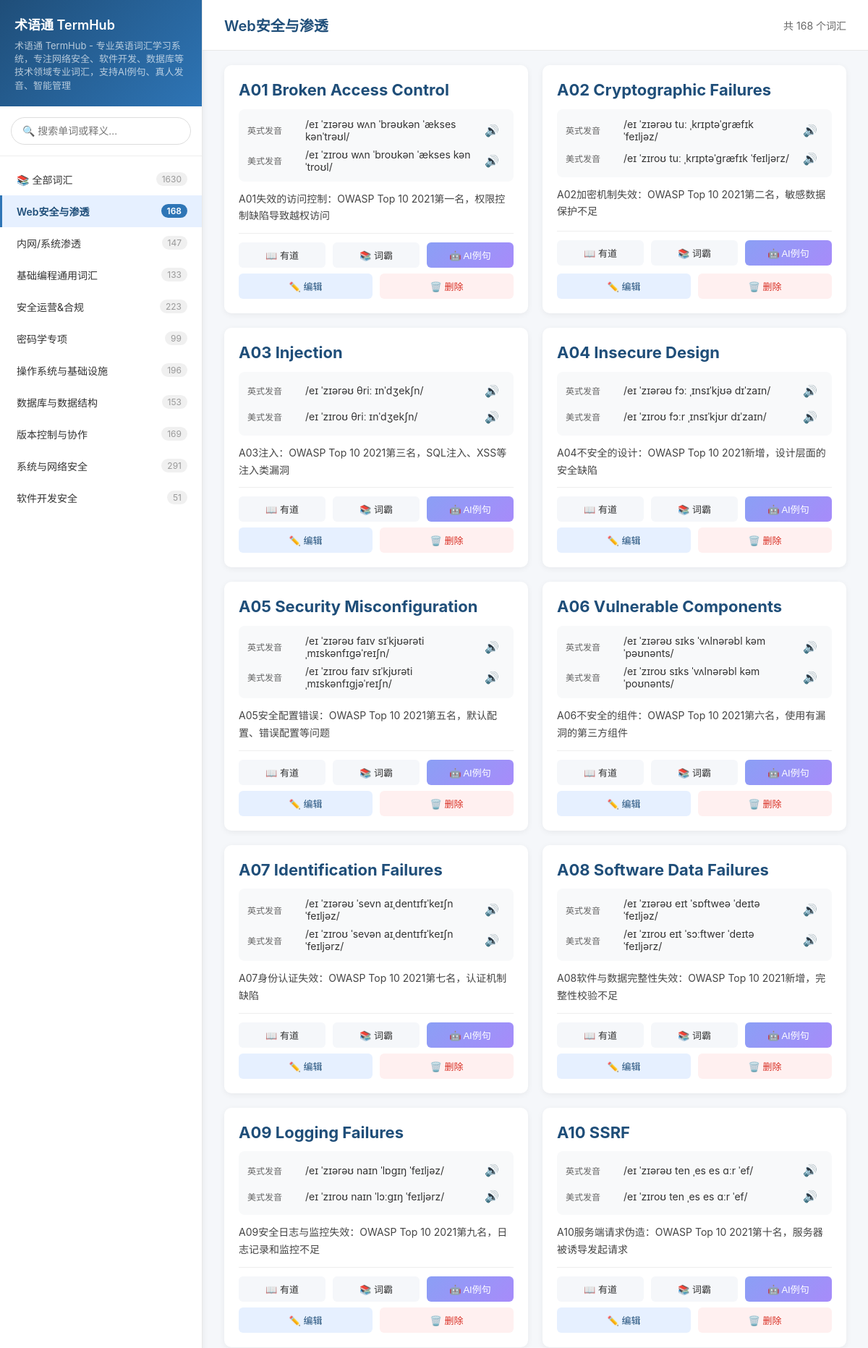
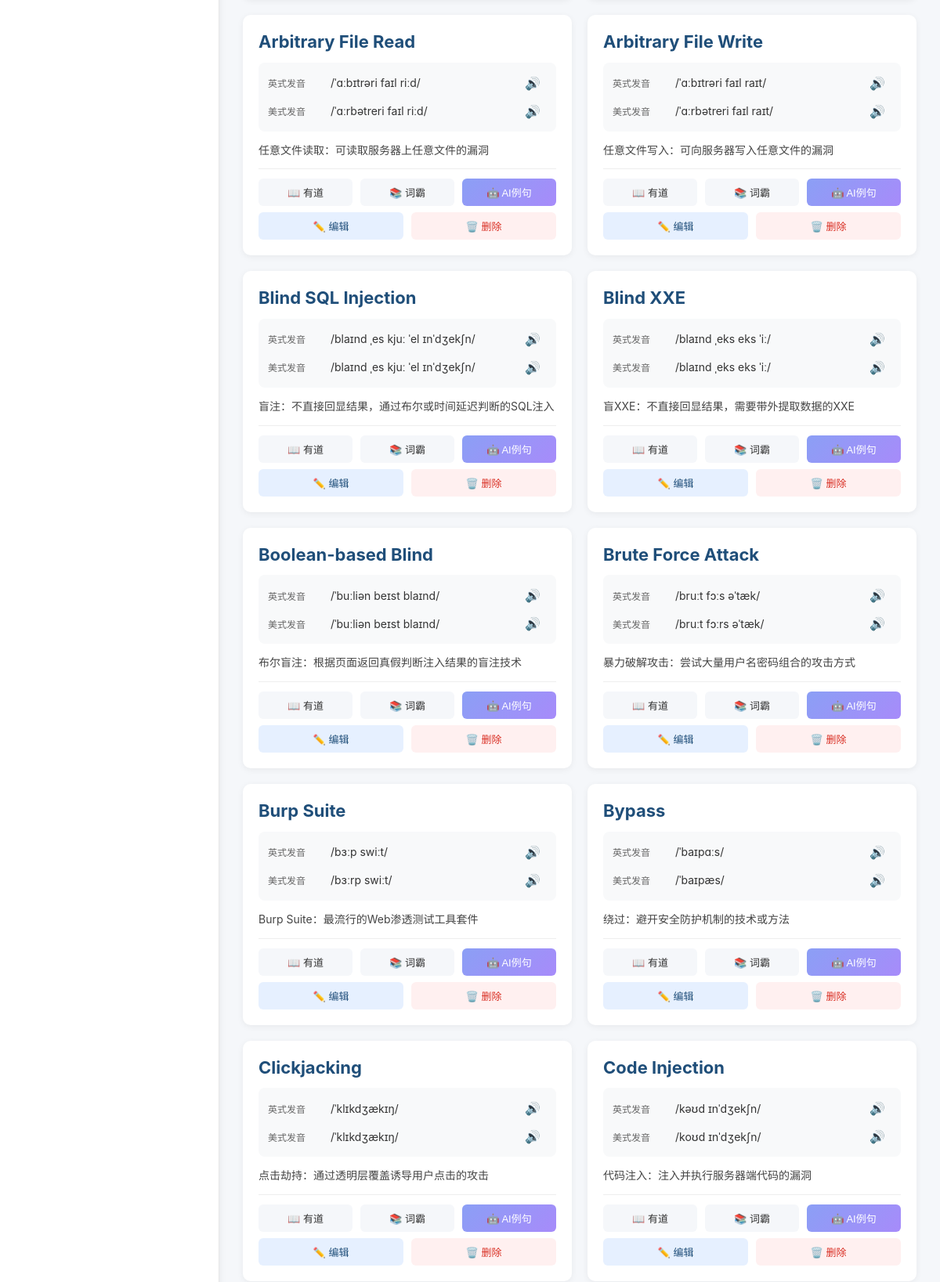
The page / (signed in, upper part) on the database its author committed (2 pictures, top to bottom).
### tables this page shows
CREATE TABLE site_settings (
            id INTEGER PRIMARY KEY AUTOINCREMENT,
            site_name TEXT DEFAULT '网络安全专业英语词汇',
            site_description TEXT DEFAULT '网络安全专业英语词汇学习网站，包含15个分类，共1630个专业词汇',
            site_keywords TEXT DEFAULT '网络安全,英语词汇,渗透测试,编程学习',
            site_copyright TEXT DEFAULT '© 2024 网络安全词汇学习',
            site_icp TEXT DEFAULT '',
            updated_at TIMESTAMP DEFAULT CURRENT_TIMESTAMP
        );

CREATE TABLE categories (
            id INTEGER PRIMARY KEY AUTOINCREMENT,
            name TEXT UNIQUE NOT NULL,
            created_at TIMESTAMP DEFAULT CURRENT_TIMESTAMP
        );

CREATE TABLE "vocabulary" (
            id INTEGER PRIMARY KEY AUTOINCREMENT,
            category_id INTEGER NOT NULL,
            english_word TEXT NOT NULL,
            british_phonetic TEXT,
            american_phonetic TEXT,
            chinese_definition TEXT,
            created_at TIMESTAMP DEFAULT CURRENT_TIMESTAMP,
            FOREIGN KEY (category_id) REFERENCES categories(id)
        );

### app.py (the view)
@app.route('/')
def index():
    conn = get_db()
    cursor = conn.execute("SELECT id, name FROM categories ORDER BY name")
    categories = [dict(row) for row in cursor.fetchall()]
    category_counts = {}
    for cat in categories:
        cursor = conn.execute("SELECT COUNT(*) as count FROM vocabulary WHERE category_id = ?", (cat['id'],))
        category_counts[cat['name']] = cursor.fetchone()['count']
    cursor = conn.execute("SELECT COUNT(*) as count FROM vocabulary")
    total_count = cursor.fetchone()['count']
    default_category = categories[0]['name'] if categories else ''
    if categories:
        cursor = conn.execute("""
            SELECT v.*, c.name as Category
            FROM vocabulary v
            JOIN categories c ON v.category_id = c.id
            WHERE c.name = ?
            ORDER BY v.id
        """, (default_category,))
        words = [dict(row) for row in cursor.fetchall()]
    else:
        words = []
    site_settings = conn.execute('SELECT * FROM site_settings WHERE id = 1').fetchone()
    conn.close()
    return render_template('index.html',
                          categories=[cat['name'] for cat in categories],
                          category_counts=category_counts,
                          default_category=default_category,
                          words=words,
                          total_count=total_count,
                          is_logged_in=is_logged_in(),
                          site_settings=site_settings)

### app.py (called while the page is built)
def get_db():
    conn = sqlite3.connect(DB_PATH)
    conn.row_factory = sqlite3.Row
    return conn

def is_logged_in():
    return 'username' in session

### templates/index.html (shortened to what this page needs)
<!DOCTYPE html>
<html lang="zh-CN">
<head>
</head>
<body>
    <div class="container">
        <div class="sidebar">
            <div class="sidebar-header">
                <h1>{% if site_settings %}{{ site_settings.site_name }}{% else %}🔐 网络安全词汇{% endif %}</h1>
                {% if site_settings and site_settings.site_description %}
                <p style="font-size: 13px; color: rgba(255,255,255,0.75); margin-top: 3px; line-height: 1.4;">{{ site_settings.site_description }}</p>
                {% else %}
                <p>共 {{ total_count }} 个专业词汇</p>
                {% endif %}
            </div>
            <div class="search-box">
                <input type="text" id="searchInput" placeholder="🔍 搜索单词或释义...">
            </div>
            <div class="category-list" id="categoryList">
                <div class="category-item" data-category="all" onclick="loadCategory('all')">
                    <span class="category-name">📚 全部词汇</span>
                    <span class="category-count">{{ total_count }}</span>
                </div>
                {% for category in categories %}
                <div class="category-item {% if category == default_category %}active{% endif %}"
                     data-category="{{ category }}"
                     onclick="loadCategory('{{ category }}')">
                    <span class="category-name">{{ category }}</span>
                    <span class="category-count">{{ category_counts[category] }}</span>
                </div>
                {% endfor %}
            </div>
        </div>
        <div class="main-content">
            <div class="main-header">
                <div class="main-title" id="currentCategory">{{ default_category }}</div>
                <div class="main-stats" id="wordCount">共 {{ words|length }} 个词汇</div>
            </div>
            <div class="word-grid" id="wordGrid">
                {% for word in words %}
                <div class="word-card">
                    <div class="word-card-header {% if default_category == '全部词汇' or default_category == 'all' %}has-category{% endif %}">
                        <div class="word-english">{{ word.english_word }}</div>
                    </div>
                    <div class="word-phonetics">
                        <div class="phonetic-row">
                            <span class="phonetic-label">英式发音</span>
                            <span class="phonetic-text">{{ word.british_phonetic }}</span>
                            <span class="word-speak" onclick="speak('{{ word.english_word }}', 'british', this)" title="点击朗读">🔊</span>
                        </div>
                        <div class="phonetic-row">
                            <span class="phonetic-label">美式发音</span>
                            <span class="phonetic-text">{{ word.american_phonetic }}</span>
                            <span class="word-speak" onclick="speak('{{ word.english_word }}', 'american', this)" title="点击朗读">🔊</span>
                        </div>
                    </div>
                    <div class="word-definition">{{ word.chinese_definition }}</div>
                    <div class="word-actions">
                        <a class="word-btn" href="https://dict.youdao.com/w/{{ word.english_word }}" target="_blank">📖 有道</a>
                        <a class="word-btn" href="https://www.iciba.com/word?w={{ word.english_word }}" target="_blank">📚 词霸</a>
                        {% if is_logged_in %}
                        <button class="word-btn ai-example-btn" data-word="{{ word.english_word }}" data-category="{{ word.Category }}">🤖 AI例句</button>
                        {% endif %}
                    </div>
                    {% if is_logged_in %}
                    <div class="word-actions admin-actions" style="padding-top: 8px; border-top: none;">
                        <button class="word-btn word-btn-edit" onclick="editWord({{ word.id }})">✏️ 编辑</button>
                        <button class="word-btn word-btn-delete" onclick="deleteWord({{ word.id }}, '{{ word.english_word }}')">🗑️ 删除</button>
                    </div>
                    {% endif %}
                </div>
                {% endfor %}
            </div>
        </div>
    </div>
    <div id="toast" class="toast"></div>
</body>
</html>

### templates/index.html (style rules this page uses)
* { margin: 0; padding: 0; box-sizing: border-box; }
body { font-family: -apple-system, BlinkMacSystemFont, "Segoe UI", Roboto, "Helvetica Neue", Arial, sans-serif; background: #f5f7fa; color: #333; height: 100vh; overflow: hidden; }
.container { display: flex; height: 100vh; }
.sidebar { width: 280px; background: #fff; border-right: 1px solid #e8e8e8; display: flex; flex-direction: column; box-shadow: 2px 0 8px rgba(0,0,0,0.05); }
.sidebar-header { padding: 20px; background: linear-gradient(135deg, #1F4E79 0%, #2E75B6 100%); color: white; }
.sidebar-header h1 { font-size: 18px; font-weight: 600; margin-bottom: 8px; }
.sidebar-header p { font-size: 12px; opacity: 0.9; }
.search-box { padding: 15px; border-bottom: 1px solid #eee; }
.search-box input { width: 100%; padding: 10px 15px; border: 1px solid #ddd; border-radius: 20px; font-size: 14px; outline: none; transition: border-color 0.3s; }
.category-list { flex: 1; overflow-y: auto; padding: 10px 0; }
.category-item { padding: 12px 20px; cursor: pointer; transition: all 0.2s; display: flex; justify-content: space-between; align-items: center; border-left: 3px solid transparent; }
.category-item.active { background: #e6f0ff; border-left-color: #2E75B6; color: #1F4E79; font-weight: 600; }
.category-name { font-size: 14px; }
.category-count { font-size: 12px; color: #999; background: #f0f0f0; padding: 2px 8px; border-radius: 10px; }
.category-item.active .category-count { background: #2E75B6; color: white; }
.main-content { flex: 1; display: flex; flex-direction: column; overflow: hidden; }
.main-header { padding: 20px 30px; background: #fff; border-bottom: 1px solid #e8e8e8; display: flex; justify-content: space-between; align-items: center; }
.main-title { font-size: 20px; font-weight: 600; color: #1F4E79; }
.main-stats { font-size: 14px; color: #666; }
.word-grid { flex: 1; overflow-y: auto; padding: 20px 30px; display: grid; grid-template-columns: repeat(auto-fill, minmax(300px, 1fr)); gap: 20px; align-content: start; }
.word-card { background: #fff; border-radius: 10px; padding: 20px; box-shadow: 0 2px 8px rgba(0,0,0,0.06); display: flex; flex-direction: column; transition: box-shadow 0.3s; }
.word-card-header { position: relative; margin-bottom: 12px; }
.word-english { font-size: 22px; font-weight: 700; color: #1F4E79; line-height: 1.3; }
.word-phonetics { background: #f8f9fa; padding: 12px; border-radius: 8px; margin-bottom: 12px; display: flex; flex-direction: column; gap: 8px; }
.phonetic-row { display: flex; align-items: center; gap: 10px; }
.phonetic-label { font-size: 12px; color: #666; min-width: 70px; }
.phonetic-text { font-size: 14px; color: #333; flex: 1; }
.word-speak { cursor: pointer; font-size: 16px; padding: 4px 8px; border-radius: 4px; transition: background 0.2s; user-select: none; }
.word-definition { font-size: 14px; line-height: 1.7; color: #444; margin-bottom: 12px; }
.word-actions { display: flex; gap: 10px; margin-top: auto; padding-top: 12px; border-top: 1px solid #eee; }
.word-btn { flex: 1; padding: 8px 12px; text-align: center; background: #f5f7fa; color: #333; text-decoration: none; border-radius: 6px; font-size: 13px; transition: all 0.2s; border: none; cursor: pointer; }
.word-btn-edit { background: #e6f0ff; color: #1F4E79; }
.word-btn-delete { background: #fff0f0; color: #d93025; }
.toast { position: fixed; top: 20px; right: 20px; padding: 12px 20px; border-radius: 8px; color: white; z-index: 2000; transform: translateX(120%); transition: transform 0.3s; }
.ai-example-btn { background: linear-gradient(135deg, #8b9ff5 0%, #a78bfa 100%); color: white; border: none; }

### rows shown on the page
site_settings: site_name "术语通 TermHub", site_description "术语通 TermHub - 专业英语词汇学习系统，专注网络安全、软件开发、数据库等技术领域专业词汇，支持AI例句、真人发音、智能管理"
categories: name "Web安全与渗透", name "168"
categories: name "内网/系统渗透", name "147"
categories: name "基础编程通用词汇", name "133"
categories: name "安全运营&合规", name "223"
categories: name "密码学专项", name "99"
categories: name "操作系统与基础设施", name "196"
categories: name "数据库与数据结构", name "153"
categories: name "版本控制与协作", name "169"
categories: name "系统与网络安全", name "291"
categories: name "软件开发安全", name "51"
vocabulary: english_word "A01 Broken Access Control", british_phonetic "/eɪ ˈzɪərəʊ wʌn ˈbrəʊkən ˈækses kənˈtrəʊl/", american_phonetic "/eɪ ˈzɪroʊ wʌn ˈbroʊkən ˈækses kənˈtroʊl/", chinese_definition "A01失效的访问控制：OWASP Top 10 2021第一名，权限控制缺陷导致越权访问"
vocabulary: english_word "A02 Cryptographic Failures", british_phonetic "/eɪ ˈzɪərəʊ tuː ˌkrɪptəˈɡræfɪk ˈfeɪljəz/", american_phonetic "/eɪ ˈzɪroʊ tuː ˌkrɪptəˈɡræfɪk ˈfeɪljərz/", chinese_definition "A02加密机制失效：OWASP Top 10 2021第二名，敏感数据保护不足"
vocabulary: english_word "A03 Injection", british_phonetic "/eɪ ˈzɪərəʊ θriː ɪnˈdʒekʃn/", american_phonetic "/eɪ ˈzɪroʊ θriː ɪnˈdʒekʃn/", chinese_definition "A03注入：OWASP Top 10 2021第三名，SQL注入、XSS等注入类漏洞"
vocabulary: english_word "A04 Insecure Design", british_phonetic "/eɪ ˈzɪərəʊ fɔː ˌɪnsɪˈkjʊə dɪˈzaɪn/", american_phonetic "/eɪ ˈzɪroʊ fɔːr ˌɪnsɪˈkjʊr dɪˈzaɪn/", chinese_definition "A04不安全的设计：OWASP Top 10 2021新增，设计层面的安全缺陷"
vocabulary: english_word "A05 Security Misconfiguration", british_phonetic "/eɪ ˈzɪərəʊ faɪv sɪˈkjʊərəti ˌmɪskənfɪɡəˈreɪʃn/", american_phonetic "/eɪ ˈzɪroʊ faɪv sɪˈkjʊrəti ˌmɪskənfɪɡjəˈreɪʃn/", chinese_definition "A05安全配置错误：OWASP Top 10 2021第五名，默认配置、错误配置等问题"
vocabulary: english_word "A06 Vulnerable Components", british_phonetic "/eɪ ˈzɪərəʊ sɪks ˈvʌlnərəbl kəmˈpəʊnənts/", american_phonetic "/eɪ ˈzɪroʊ sɪks ˈvʌlnərəbl kəmˈpoʊnənts/", chinese_definition "A06不安全的组件：OWASP Top 10 2021第六名，使用有漏洞的第三方组件"
vocabulary: english_word "A07 Identification Failures", british_phonetic "/eɪ ˈzɪərəʊ ˈsevn aɪˌdentɪfɪˈkeɪʃn ˈfeɪljəz/", american_phonetic "/eɪ ˈzɪroʊ ˈsevən aɪˌdentɪfɪˈkeɪʃn ˈfeɪljərz/", chinese_definition "A07身份认证失效：OWASP Top 10 2021第七名，认证机制缺陷"
vocabulary: english_word "A08 Software Data Failures", british_phonetic "/eɪ ˈzɪərəʊ eɪt ˈsɒftweə ˈdeɪtə ˈfeɪljəz/", american_phonetic "/eɪ ˈzɪroʊ eɪt ˈsɔːftwer ˈdeɪtə ˈfeɪljərz/", chinese_definition "A08软件与数据完整性失效：OWASP Top 10 2021新增，完整性校验不足"
vocabulary: english_word "A09 Logging Failures", british_phonetic "/eɪ ˈzɪərəʊ naɪn ˈlɒɡɪŋ ˈfeɪljəz/", american_phonetic "/eɪ ˈzɪroʊ naɪn ˈlɔːɡɪŋ ˈfeɪljərz/", chinese_definition "A09安全日志与监控失效：OWASP Top 10 2021第九名，日志记录和监控不足"
vocabulary: english_word "A10 SSRF", british_phonetic "/eɪ ˈzɪərəʊ ten ˌes es ɑːr ˈef/", american_phonetic "/eɪ ˈzɪroʊ ten ˌes es ɑːr ˈef/", chinese_definition "A10服务端请求伪造：OWASP Top 10 2021第十名，服务器被诱导发起请求"
vocabulary: english_word "Arbitrary File Read", british_phonetic "/ˈɑːbɪtrəri faɪl riːd/", american_phonetic "/ˈɑːrbətreri faɪl riːd/", chinese_definition "任意文件读取：可读取服务器上任意文件的漏洞"
vocabulary: english_word "Arbitrary File Write", british_phonetic "/ˈɑːbɪtrəri faɪl raɪt/", american_phonetic "/ˈɑːrbətreri faɪl raɪt/", chinese_definition "任意文件写入：可向服务器写入任意文件的漏洞"
vocabulary: english_word "Blind SQL Injection", british_phonetic "/blaɪnd ˌes kjuː ˈel ɪnˈdʒekʃn/", american_phonetic "/blaɪnd ˌes kjuː ˈel ɪnˈdʒekʃn/", chinese_definition "盲注：不直接回显结果，通过布尔或时间延迟判断的SQL注入"
vocabulary: english_word "Blind XXE", british_phonetic "/blaɪnd ˌeks eks ˈiː/", american_phonetic "/blaɪnd ˌeks eks ˈiː/", chinese_definition "盲XXE：不直接回显结果，需要带外提取数据的XXE"
vocabulary: english_word "Boolean-based Blind", british_phonetic "/ˈbuːliən beɪst blaɪnd/", american_phonetic "/ˈbuːliən beɪst blaɪnd/", chinese_definition "布尔盲注：根据页面返回真假判断注入结果的盲注技术"
vocabulary: english_word "Brute Force Attack", british_phonetic "/bruːt fɔːs əˈtæk/", american_phonetic "/bruːt fɔːrs əˈtæk/", chinese_definition "暴力破解攻击：尝试大量用户名密码组合的攻击方式"
vocabulary: english_word "Burp Suite", british_phonetic "/bɜːp swiːt/", american_phonetic "/bɜːrp swiːt/", chinese_definition "Burp Suite：最流行的Web渗透测试工具套件"
vocabulary: english_word "Bypass", british_phonetic "/ˈbaɪpɑːs/", american_phonetic "/ˈbaɪpæs/", chinese_definition "绕过：避开安全防护机制的技术或方法"
vocabulary: english_word "Clickjacking", british_phonetic "/ˈklɪkdʒækɪŋ/", american_phonetic "/ˈklɪkdʒækɪŋ/", chinese_definition "点击劫持：通过透明层覆盖诱导用户点击的攻击"
vocabulary: english_word "Code Injection", british_phonetic "/kəʊd ɪnˈdʒekʃn/", american_phonetic "/koʊd ɪnˈdʒekʃn/", chinese_definition "代码注入：注入并执行服务器端代码的漏洞"

### other values the page prints
{{ total_count }} "1630"
{{ words|length }} "168"
